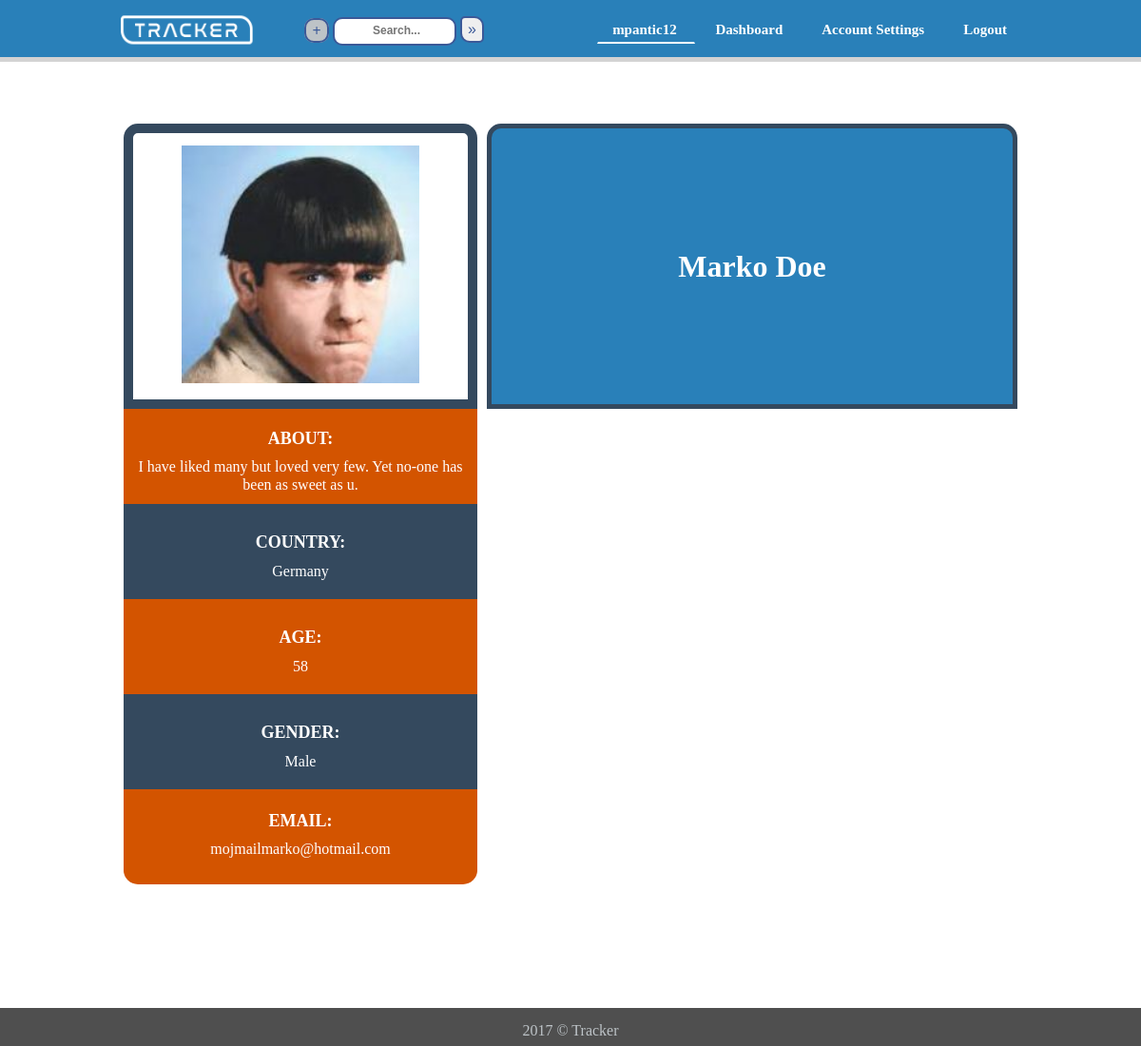
/pages/profile.php (signed in), run on the app's committed database.
### tables this page shows
CREATE TABLE `user` (
  `id_user` int(11) NOT NULL,
  `user_type` int(11) NOT NULL DEFAULT '1',
  `fname` varchar(255) NOT NULL,
  `lname` varchar(255) NOT NULL,
  `username` varchar(255) NOT NULL,
  `email` varchar(255) NOT NULL,
  `password` varchar(255) NOT NULL,
  `avatar` varchar(255) DEFAULT '../images/profilePhotoDefault.png',
  `created_date` date NOT NULL,
  `country` varchar(255) DEFAULT 'None',
  `age` int(11) DEFAULT '18',
  `gender` varchar(255) DEFAULT 'Other',
  `about` varchar(255) DEFAULT 'None'
);

### pages/profile.php (the view, shortened to what this page needs)
<?php include ("../includes/header_inc.php"); ?>
<section class="Body">
    <?php
    $username = $_SESSION['username'];
    $query = "SELECT * FROM user WHERE username = '$username ' ";
    $query_run = mysqli_query($connect, $query);
    while($row  = mysqli_fetch_array($query_run, MYSQLI_BOTH)) {
        $fname=$row['fname'];
        $lname=$row['lname'];
        $email = $row['email'];
        $avatar = $row['avatar'];
        $country=$row['country'];
        $age=$row['age'];
        $about = $row['about'];
        $gender = $row['gender'];
    }
     ?>
     <div id="wrapper">
         <table id="userProfile">
             <tr >
                 <td style="height:200px; width: 40%; border: 10px solid #34495e; border-radius:15px 15px 0 0; overflow: hidden;" >
                     <?php echo '<img src=" '.$avatar.' " alt = "Profile Photo">'; ?>
                 </td>
                 <td style="height:300px; width: 60%; border: 5px solid  #34495e; background: #2980B9; border-radius:15px 15px 0 0; overflow: hidden;">
                     <?php echo "<h1>". $fname." ".$lname."</h1>"; ?>
                 </td>
             </tr>
             <tr>
                 <td  style="height:100px; width: 30%; background: #d35400;">
                     <p>About:</p><br>
                     <?php echo "<span class='info'>".$about."</span>"; ?>
                 </td>
             </tr>
             <tr>
                 <td style="height:100px; width: 30%; background: #34495e;">
                     <p>Country:</p><br>
                     <?php echo "<span class='info'>".$country."</span>"; ?>
                 </td>
             </tr>
             <tr>
                 <td style="height:100px; width: 30%; background: #d35400;">
                     <p>Age:</p><br>
                     <?php echo "<span class='info'>".$age."</span>"; ?>
                 </td>
             </tr>
         <tr>
             <td style="height:100px; width: 30%; background: #34495e;">
                 <p>Gender:</p><br>
                 <?php echo "<span class='info'>".$gender."</span>"; ?>
             </td style="height:100px; width: 30%;">
         </tr>
     <tr>
         <td style="height:100px; width: 30%;  background: #d35400; border-bottom: 15px solid #d35400; border-radius:0 0 15px 15px;">
             <p>Email:</p><br>
             <?php echo "<span class='info'>".$email."</span>"; ?>
         </td>
        </tr>
         </table>
     </div>
</section>
<?php include ("../includes/footer_inc.php"); ?>

### css/headerFooter.css (style rules this page uses)
* { margin: 0; padding: 0; box-sizing: border-box; }
#wrapper { width: 960px; margin: 0 auto; }
section.Body { margin-top: 85px; }

### css/profile.css (style rules this page uses)
#userProfile { margin:130px auto; width: 960px; min-height: 600px; text-align: center; border-collapse: separate; border-spacing: 10px 0; }
#userProfile td { padding: 5px 0; }
#userProfile p { display: inline-block; padding: 0 10px; font-size: 18px; line-height: 1.2em; font-weight: bold; text-transform: uppercase; color: #fff; }
#userProfile h1 { color: #fff; }
.info { color: #fff; }
#userProfile img { width: 250px; height: 250px; background-position: center; }

### css/search.css (style rules this page uses)
.searchDiv h3, h4, p { display: block; margin: 10px; }

### data on the page
user: avatar (picture), fname "Marko", lname "Doe", about "I have liked many but loved very few. Yet no-one has been as sweet as u.", country "Germany", age "58", gender "Male", email "mojmailmarko@hotmail.com"

### other printed values
$_SESSION['username'] "mpantic12"
